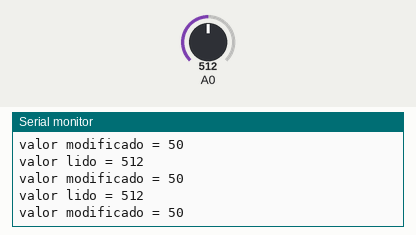
This sketch was run on a simulated Arduino Uno, built with avr-gcc and run on an emulated ATmega328P. On the bench: the last lines printed to the serial monitor. Inputs (shaded band) come from the test bench; at power-on: A0 = 512.

Above: at 1.3 s.
1.4 s: A0 set to 716
At 1.82 s:
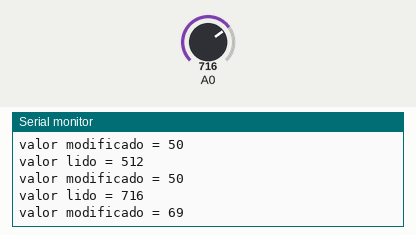
2.9 s: A0 set to 900
At 3.32 s:
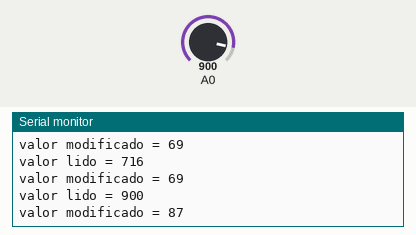
Timing chart, 0 to 5.9 s (numbered marks = the images above; inputs shaded):
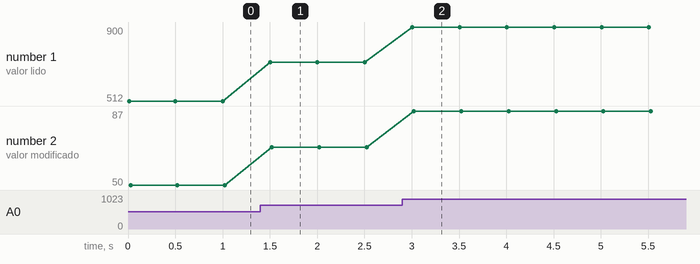

Measured:
- after the input at 1.4 s, the serial monitor: prints a new line after 0.10 s (image 1)
- after the input at 2.9 s, the serial monitor: prints a new line after 0.10 s (image 2)
- plotted number 1: 512 → 716 after the input at 1.4 s, 716 → 900 after the input at 2.9 s
- plotted number 2: 50 → 69 after the input at 1.4 s, 69 → 87 after the input at 2.9 s

The sketch:

UsandoMap.ino
```cpp
/**
    Potenciometro Doméstico
    @autor: Prof. Paulo Barreto
    Usando a função map()
**/
void setup() {
  Serial.begin(9600);
  Serial.println("Inicio ok");
}

void loop() {
  // Le valor do pino analógico
  int valorSensor = analogRead(A0);

  // Mapeia o valor lido para escala 0 à 100
  int valorModificado = map(valorSensor, 0, 1023, 0, 100);

  Serial.print("valor lido = " );
  Serial.println(valorSensor);
  Serial.print("valor modificado = ");
  Serial.println(valorModificado);
  delay(500);
}
```
